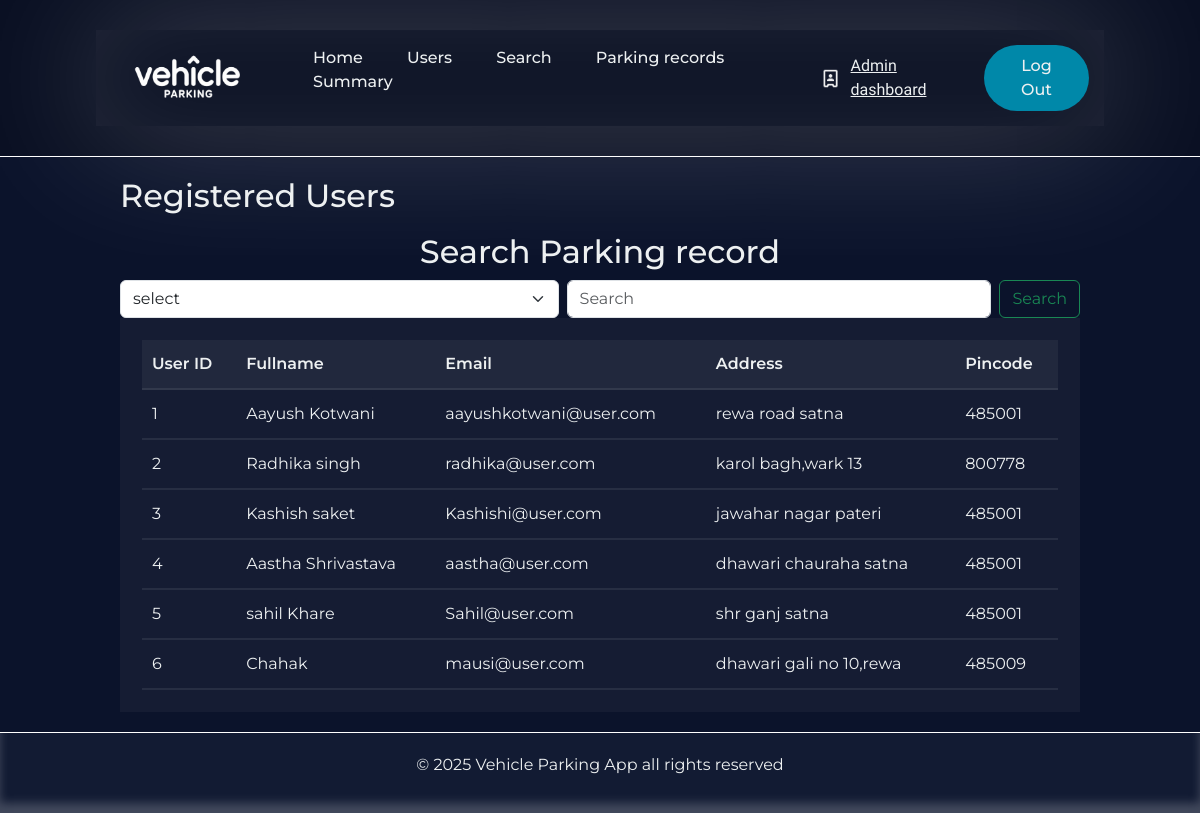
The app's page /user-details, older data.
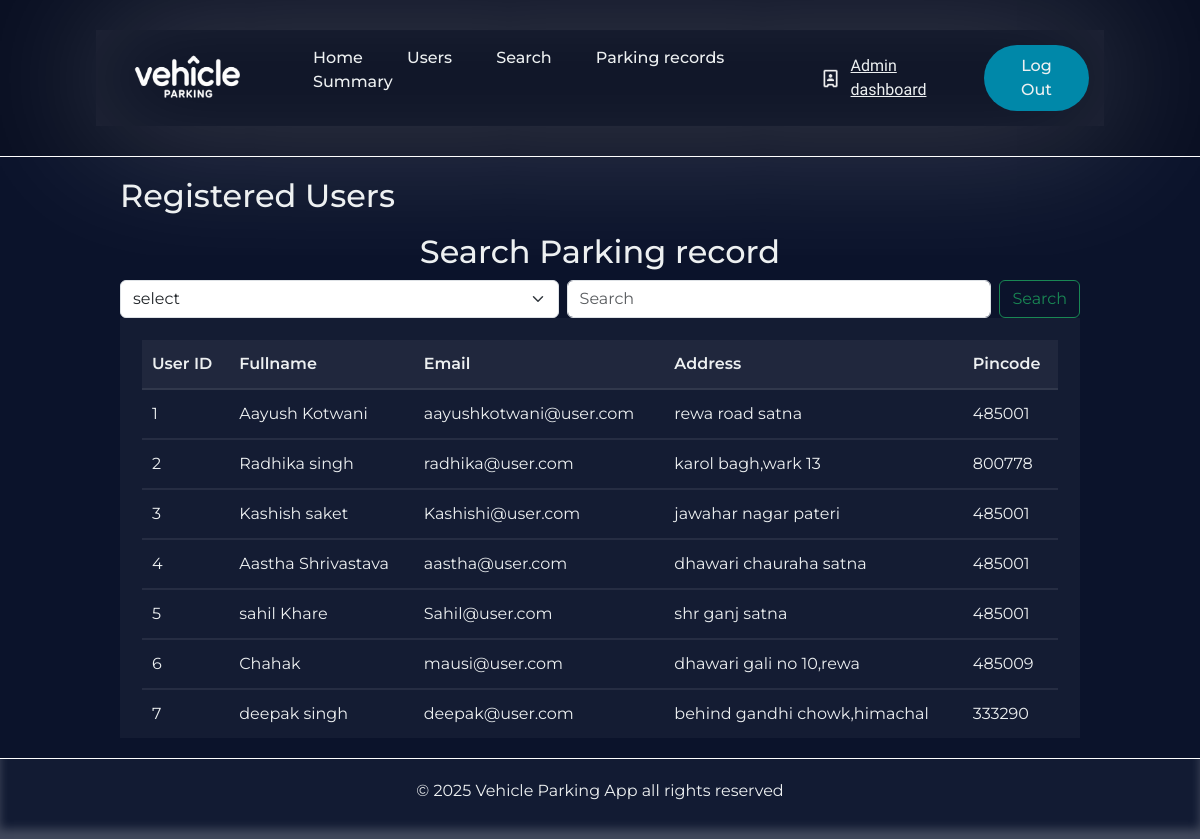
The same page, newer data.
### Application/models.py (models this page shows)
class User(db.Model):
    __tablename__='user'
    id=db.Column(db.Integer,primary_key=True)
    name=db.Column(db.String(80),nullable=False)
    email=db.Column(db.String(150),unique=True,nullable=False)
    password=db.Column(db.String(512),nullable=False)
    address=db.Column(db.String(250),nullable=False)
    pincode=db.Column(db.String(6),nullable=False)
    role=db.Column(db.String(10),default='user',nullable=False)
    record=db.relationship('Parkingrecords',backref='user',lazy=True)

### Application/controllers.py (the view, shortened to what this page needs)
@app.route('/user-details',methods=['GET','POST'])
def user_details():
    user_details=User.query.filter_by(role='user').all()
    return render_template('user_details.html',user_details=user_details)

### templates/user_details.html (shortened to what this page needs)
{% extends 'admin_base.html' %}
{% block content %}
<div class="parkinglot-table-heading-container">
                    <h2>Registered Users</h2>
                </div>
                <div class="parkinglot-table-heading-container-user">
                    <h2>Search Parking record</h2>
                </div>
                <form class="d-flex" action="{{ url_for('user_details') }}" method="POST">
                  <select class="form-select me-2" aria-label="Default select example" name="key" required>
                    <option selected>select</option>
                  </select>
                  <input class="form-control me-2" type="text" name="search_value" placeholder="Search" aria-label="Search" required>
                  <input class="btn btn-outline-success" type="submit" value="Search">
                </form>
                <div class="parkinglot-table-container">
                  <table class="parkinglot-table">
                        <thead>
                          <tr>
                              <th>User ID</th>
                              <th>Fullname</th>
                              <th>Email</th>
                              <th>Address</th>
                              <th>Pincode</th>
                          </tr>
                        </thead>
                        <tbody>
                         {% for user in user_details %}
                        <tr>
                            <td>{{user.id}}</td>
                            <td>{{user.name}}</td>
                            <td>{{user.email}}</td>
                            <td>{{user.address}}</td>
                            <td>{{user.pincode}}</td>
                        </tr>
                        {% endfor %}
                    </tbody>
                  </table>
                </div>
{% endblock %}

Row changes from the older to the newer data that the page shows:
added User: id "7", name "deepak singh", email "deepak@user.com", address "behind gandhi chowk,himachal", pincode "333290"
